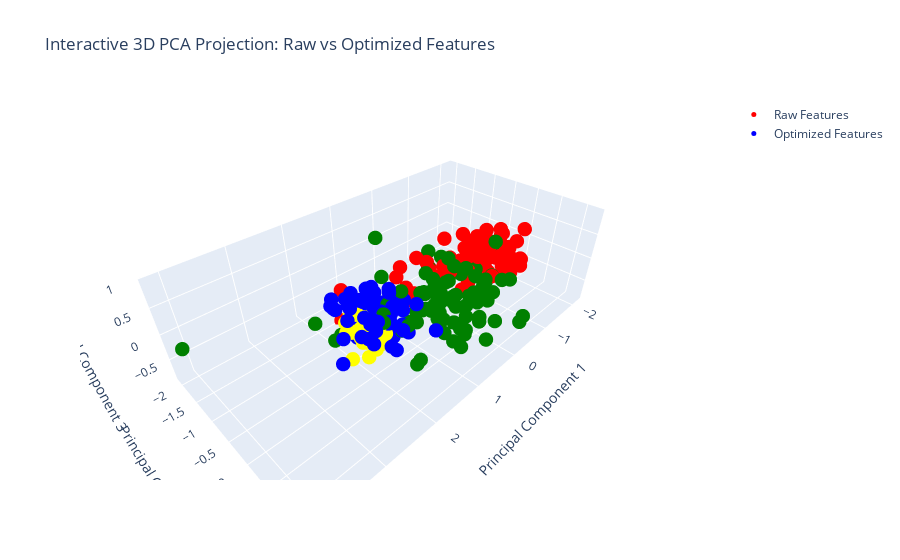

Notebook code cell kept with this figure:
### Code cell
import plotly.graph_objects as go
from sklearn.decomposition import PCA

# Reduce to 3D for visualization
pca = PCA(n_components=3)

raw_pca = pca.fit_transform(raw_features)
optimized_pca = pca.transform(best_transformed_features)
raw_pca_2 = pca.transform(features_minus_first[1])
raw_pca_3 = pca.transform(features_minus_first[2])
raw_pca_4 = pca.transform(features_minus_first[3])

# Define a color map for binary classification
y_train = labels_per_subject[0]
best_labels = labels_per_subject[0]
color_map = {1: 'red', 2: 'green'}  # 0 = red, 1 = green
color_map_2 = {1: 'blue', 2: 'yellow'} 
raw_colors = [color_map[label] for label in y_train]  # Color each point in raw_features
opt_colors = [color_map_2[label] for label in best_labels]  # Color for optimized features

fig = go.Figure()

# Add scatter plots for each set of features
fig.add_trace(go.Scatter3d(x=raw_pca[:, 0], y=raw_pca[:, 1], z=raw_pca[:, 2],
                            mode="markers", marker=dict(size=5, color=raw_colors),
                            name="Raw Features"))

fig.add_trace(go.Scatter3d(x=optimized_pca[:, 0], y=optimized_pca[:, 1], z=optimized_pca[:, 2],
                            mode="markers", marker=dict(size=5, color=opt_colors),
                            name="Optimized Features"))

# fig.add_trace(go.Scatter3d(x=raw_pca_2[:, 0], y=raw_pca_2[:, 1], z=raw_pca_2[:, 2],
#                             mode="markers", marker=dict(size=5, color=[color_map[label] for label in features_minus_labels[1]]),
#                             name="Raw Features 2"))

# fig.add_trace(go.Scatter3d(x=raw_pca_3[:, 0], y=raw_pca_3[:, 1], z=raw_pca_3[:, 2],
#                             mode="markers", marker=dict(size=5, color=[color_map[label] for label in features_minus_labels[2]]),
#                             name="Raw Features 3"))

# fig.add_trace(go.Scatter3d(x=raw_pca_4[:, 0], y=raw_pca_4[:, 1], z=raw_pca_4[:, 2],
#                             mode="markers", marker=dict(size=5, color=[color_map[label] for label in features_minus_labels[3]]),
#                             name="Raw Features 4"))

# Layout for better visualization
fig.update_layout(scene=dict(
    xaxis_title="Principal Component 1",
    yaxis_title="Principal Component 2",
    zaxis_title="Principal Component 3"
), title="Interactive 3D PCA Projection: Raw vs Optimized Features")

# Show interactive plot
fig.show()

### Figure 1 — Plotly figure (JSON) as saved in the notebook; plotly's stock layout.template omitted (floating-point values rounded to 4 significant figures; data arrays with more than 128 entries replaced by an {"elided": "..."} marker saying what was removed)
{"data": [{"marker": {"color": {"elided": "168 str values"}, "size": 5}, "mode": "markers", "name": "Raw Features", "type": "scatter3d", "x": {"elided": "168 float values"}, "y": {"elided": "168 float values"}, "z": {"elided": "168 float values"}}, {"marker": {"color": {"elided": "168 str values"}, "size": 5}, "mode": "markers", "name": "Optimized Features", "type": "scatter3d", "x": {"elided": "168 float values"}, "y": {"elided": "168 float values"}, "z": {"elided": "168 float values"}}], "layout": {"scene": {"xaxis": {"title": {"text": "Principal Component 1"}}, "yaxis": {"title": {"text": "Principal Component 2"}}, "zaxis": {"title": {"text": "Principal Component 3"}}}, "title": {"text": "Interactive 3D PCA Projection: Raw vs Optimized Features"}}}
